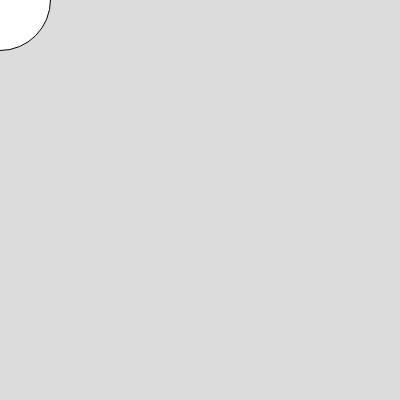
Frame 1 (no input)
Frame 60 (no input): identical to frame 1, image omitted
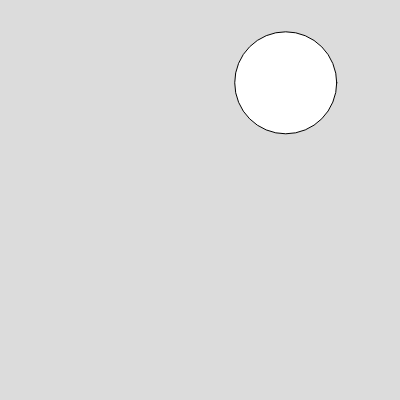
Frame 120 (the mouse pressed at the canvas centre since frame 60)

The p5.js sketch that drew these frames (run headless with seeded random() and noise() and a simulated clock; from frame 60 on, the mouse is pressed at the canvas centre):

// p5.js sketch
// ── sketch.js
let x = 0;
let y = 0;
let size = 100;

function setup() {
  createCanvas(400, 400);
}

function draw() {
  background(220);

  ellipse(x, y, size);
}

// event when user clicks mouse
function mousePressed() {
  x = random(0, 400);
  y = random(0, 400);
}

// when user clicks and releases mouse
function mouseClicked() {

}

function doubleClicked() {
  x = 0;
  y = 0;
}

function mouseMoved() {
  size = size + 1;
  if (size > 200) {
    size = 100;
  }
}
